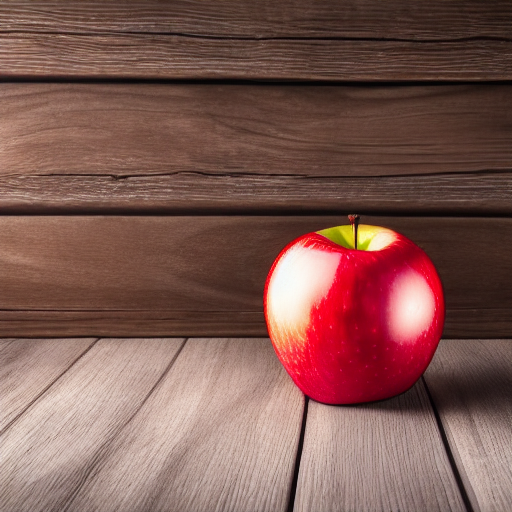
#> input picture acceptance48_text_to_image.png, 512 x 512 px, found by its file name
$ python inspect_patches.py
#> lines starting #> are read from the running program, lines starting #| are printed output that depends on the picture; long printed decimals are rounded
from PIL import Image
import numpy as np

im = Image.open("acceptance48_text_to_image.png")
#> im is the input picture: PIL image 512x512 RGB; mean R, G, B 127, 88.4, 81.4
arr = np.array(im)

# Let's inspect patch 1: (r=200..400, c=280..460) -> Where AAAAA is
patch_apple = arr[220:400, 290:460]
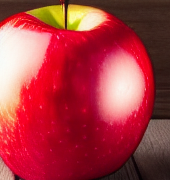
#> patch_apple: shape (180, 170, 3); mean R, G, B 169.9, 56.7, 65.4
print("Patch Apple (220:400, 290:460):")
print("  R mean/min/max:", patch_apple[:,:,0].mean(), patch_apple[:,:,0].min(), patch_apple[:,:,0].max())
#|   R mean/min/max: 169.854 5 255
print("  G mean/min/max:", patch_apple[:,:,1].mean(), patch_apple[:,:,1].min(), patch_apple[:,:,1].max())
#|   G mean/min/max: 56.740 0 255
print("  B mean/min/max:", patch_apple[:,:,2].mean(), patch_apple[:,:,2].min(), patch_apple[:,:,2].max())
#|   B mean/min/max: 65.384 0 248

# Let's inspect patch 2: (r=50..150, c=50..150) -> Top left
patch_topleft = arr[50:150, 50:150]
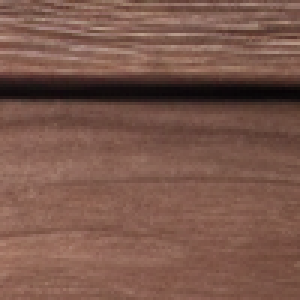
#> patch_topleft: shape (100, 100, 3) (shown 3 times larger); mean R, G, B 122.6, 87.4, 75.4
print("\nPatch Top Left (50:150, 50:150):")
print("  R mean/min/max:", patch_topleft[:,:,0].mean(), patch_topleft[:,:,0].min(), patch_topleft[:,:,0].max())
#|   R mean/min/max: 122.576 8 189
print("  G mean/min/max:", patch_topleft[:,:,1].mean(), patch_topleft[:,:,1].min(), patch_topleft[:,:,1].max())
#|   G mean/min/max: 87.4266 3 160
print("  B mean/min/max:", patch_topleft[:,:,2].mean(), patch_topleft[:,:,2].min(), patch_topleft[:,:,2].max())
#|   B mean/min/max: 75.3879 5 143

# Let's inspect patch 3: (r=400..500, c=50..250) -> Table
patch_table = arr[400:500, 50:250]
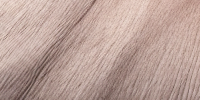
#> patch_table: shape (100, 200, 3); mean R, G, B 186.5, 161.5, 153.2
print("\nPatch Table (400:500, 50:250):")
print("  R mean/min/max:", patch_table[:,:,0].mean(), patch_table[:,:,0].min(), patch_table[:,:,0].max())
#|   R mean/min/max: 186.545 68 239
print("  G mean/min/max:", patch_table[:,:,1].mean(), patch_table[:,:,1].min(), patch_table[:,:,1].max())
#|   G mean/min/max: 161.5269 50 221
print("  B mean/min/max:", patch_table[:,:,2].mean(), patch_table[:,:,2].min(), patch_table[:,:,2].max())
#|   B mean/min/max: 153.248 40 211

$ run again, with acceptance48_comparison_grid.png copied over acceptance48_text_to_image.png
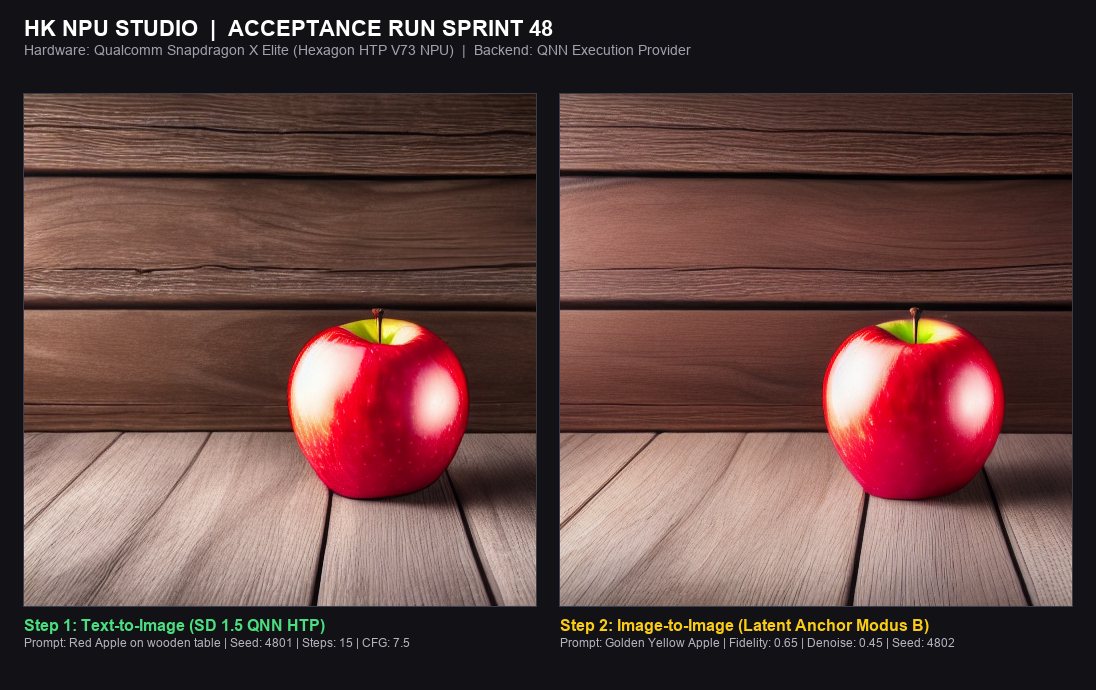
#> input picture acceptance48_comparison_grid.png, 1096 x 690 px, found by its file name
#> im is the input picture: PIL image 1096x690 RGB; mean R, G, B 96.5, 68.2, 64.8
#|   R mean/min/max: 135.132 10 255
#|   G mean/min/max: 75.567 0 255
#|   B mean/min/max: 69.923 0 252
#> `patch_topleft = arr[50:150, 50:150]`:
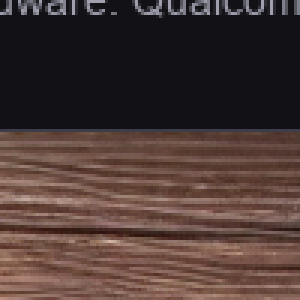
#> patch_topleft: shape (100, 100, 3) (shown 3 times larger); mean R, G, B 74.6, 57.2, 53.1
#|   R mean/min/max: 74.6279 18 209
#|   G mean/min/max: 57.1936 18 182
#|   B mean/min/max: 53.0919 11 175
#> `patch_table = arr[400:500, 50:250]`:
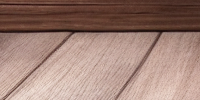
#> patch_table: shape (100, 200, 3); mean R, G, B 157.2, 127.3, 116.9
#|   R mean/min/max: 157.237 22 243
#|   G mean/min/max: 127.3198 6 227
#|   B mean/min/max: 116.876 5 217
